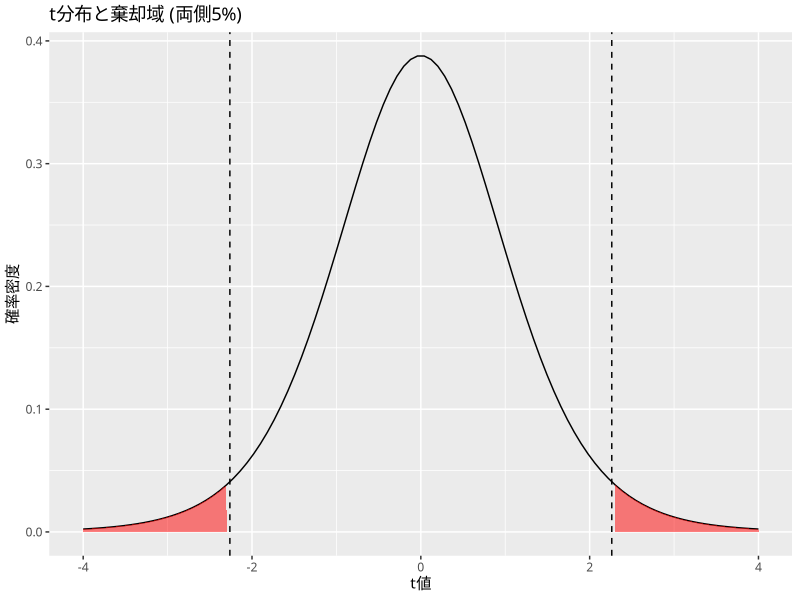

Here is the R script that generated this plot:
## ---- chunk 1
library(tidyverse)
theme_set(theme_gray(base_family = "HiraKakuProN-W3"))

# t分布 (自由度9) {.unnumbered}
x <- seq(-4, 4, length.out = 100)
y <- dt(x, df = 9)
df_t <- data.frame(x, y)

# 棄却域 (両側5%) {.unnumbered}
critical_val <- qt(0.975, df = 9)

ggplot(df_t, aes(x = x, y = y)) +
  geom_line() +
  geom_area(data = filter(df_t, x > critical_val), fill = "red", alpha = 0.5) +
  geom_area(data = filter(df_t, x < -critical_val), fill = "red", alpha = 0.5) +
  geom_vline(xintercept = c(critical_val, -critical_val), linetype = "dashed") +
  labs(title = "t分布と棄却域 (両側5%)", x = "t値", y = "確率密度")
## ---- chunk 2
# サンプルデータ作成 {.unnumbered}
scores <- c(55, 60, 45, 70, 58, 62, 48, 52, 65, 50)

# t検定 (mu = 50 と比較) {.unnumbered}
t.test(scores, mu = 50)
## ---- chunk 3
# 「50点より大きい」ことを検定（片側検定）
t.test(scores, mu = 50, alternative = "greater")
